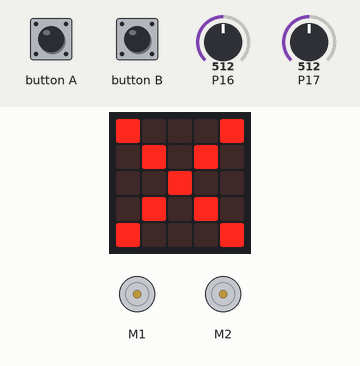
This program was run on a simulated Calliope mini (MakeCode). Shown: 2 × DC motor (green arrow = forward, orange = backward, longer = faster), the board's 5×5 LED display. The inputs (shaded band) are chosen by the test bench; at power-on: P16 = 512, P17 = 512 (analog values on the 0–1023 scale).

Above: at 1.9 s.
2.0 s: button A pressed for 0.15 s
At 2.6 s:
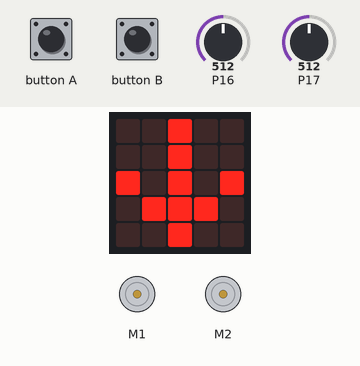
2.7 s: P16 set to 318
4.8 s: P16 set to 284
At 5.12 s:
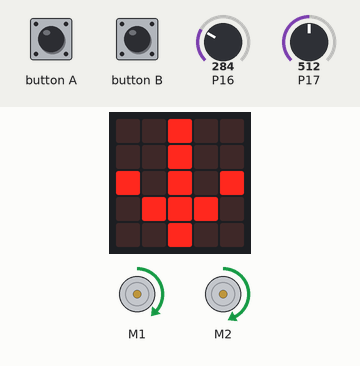
7.8 s: P17 set to 290
10.8 s: P16 set to 306
13.8 s: P16 set to 290
Timing chart, 0 to 17.6 s (numbered marks = the images above; inputs shaded):
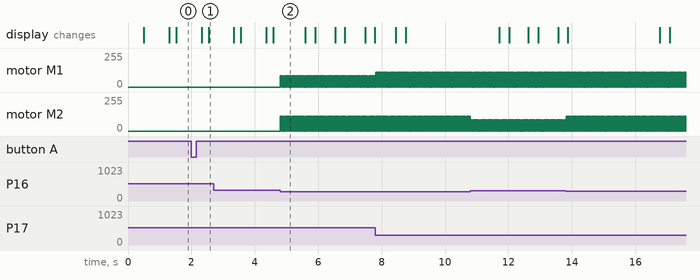

Measured:
- the behaviour switches between 300 and 299 on P16 (found by bisection; images 1 and 2)
- after the input at 2.0 s, the display: first differs from a run without the input after 0.54 s (image 1)
- after the input at 4.8 s, motor M1: alternates forward 85/255 for 0.03 s and stopped for 0.02 s, starting at once; motor M2: alternates forward 109/255 for 0.03 s and stopped for 0.02 s, starting at once

The program:

main.ts
```typescript
input.onButtonPressed(Button.A, function () {
    fahren = true
})
input.onButtonPressed(Button.B, function () {
    fahren = false
})
let hell_rechts = 0
let hell_links = 0
let fahren = false
let anzeige = true
let weissschwellwert = 300
let motorzeit = 30
let kurvenzeit = 30
let langsam = 5
let schnell = 18
let motorschwellwertA = 30
let motorschwellwertB = 30
pins.setPull(DigitalPin.C16, PinPullMode.PullNone)
pins.setPull(DigitalPin.C17, PinPullMode.PullNone)
basic.pause(500)
motors.dualMotorPower(Motor.AB, 0)
basic.forever(function () {
    if (fahren) {
        hell_links = pins.analogReadPin(AnalogPin.C17)
        hell_rechts = pins.analogReadPin(AnalogPin.C16)
        if (hell_links < weissschwellwert && hell_rechts < weissschwellwert) {
            motors.dualMotorPower(Motor.B, Math.map(schnell, 0, 100, motorschwellwertA, 100))
            motors.dualMotorPower(Motor.A, Math.map(schnell, 0, 100, motorschwellwertB, 100))
            basic.pause(motorzeit)
        }
        if (hell_links >= weissschwellwert && hell_rechts < weissschwellwert) {
            motors.dualMotorPower(Motor.B, Math.map(schnell, 0, 100, motorschwellwertB, 100))
            motors.dualMotorPower(Motor.A, Math.map(langsam, 0, 100, motorschwellwertA, 100))
            basic.pause(kurvenzeit)
        }
        if (hell_rechts >= weissschwellwert && hell_links < weissschwellwert) {
            motors.dualMotorPower(Motor.A, Math.map(schnell, 0, 100, motorschwellwertA, 100))
            motors.dualMotorPower(Motor.B, Math.map(langsam, 0, 100, motorschwellwertB, 100))
            basic.pause(kurvenzeit)
        }
        motors.dualMotorPower(Motor.AB, 0)
    } else {
        motors.dualMotorPower(Motor.AB, 0)
    }
})
basic.forever(function () {
    if (anzeige) {
        if (fahren) {
            basic.showArrow(ArrowNames.South)
        } else {
            basic.showIcon(IconNames.No)
        }
        basic.pause(200)
        basic.clearScreen()
        basic.pause(200)
    }
})
```

test.ts
```typescript
// Hier kann man Tests durchführen; diese Datei wird nicht kompiliert, wenn dieses Paket als Erweiterung verwendet wird.
```
